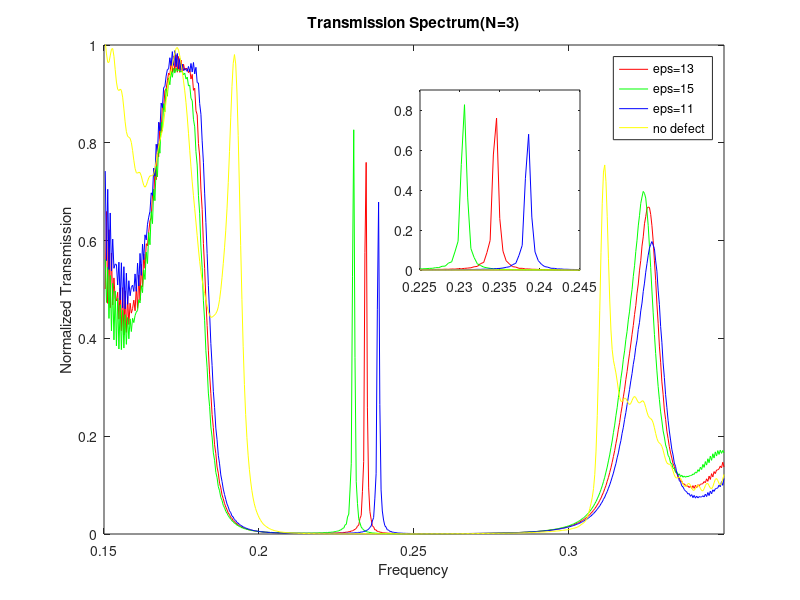
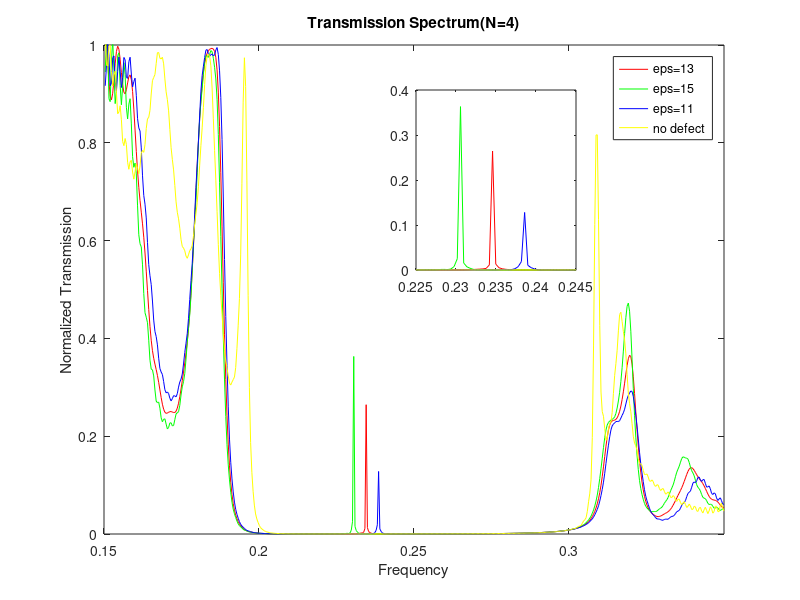
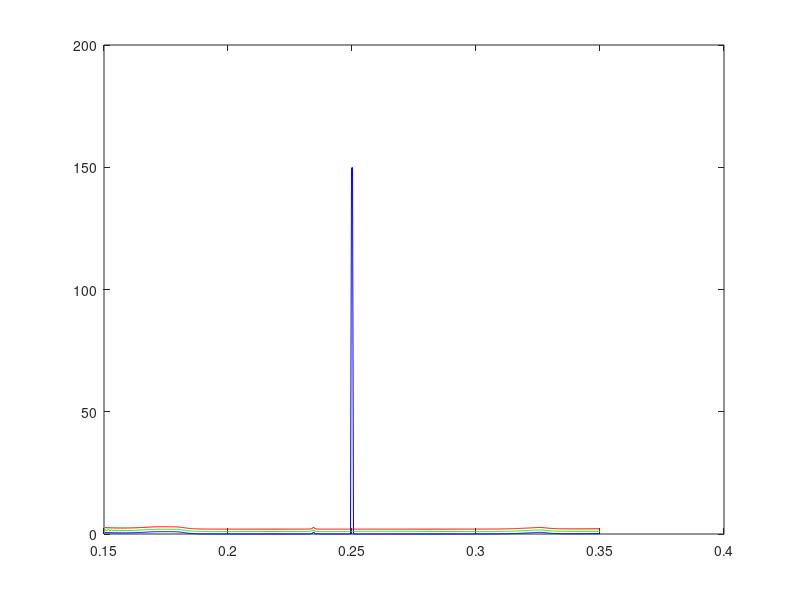

MATLAB code for these plots, in order:
%%
clear all;
close all;

%%
n0 = dlmread('flux0.dat',',',1,1); % N=0
n1 = dlmread('flux1.dat',',',1,1); % no set defect eps
n2 = dlmread('flux2.dat',',',1,1); % eps=15
n3 = dlmread('flux3.dat',',',1,1); % eps=11

p0 = n0(:,2);
p1 = n1(:,2);
p2 = n2(:,2);
p3 = n3(:,2);

f = n0(:,1);

norm1 = p1./p0;
%norm1 = smooth(norm1,30,'lowess');
norm2 = p2./p0;
norm3 = p3./p0;

n00 = dlmread('flux00.dat',',',1,1); % N = 3+3, d=1
p00 = n00(:,2);
norm00 = p00./p0;
%%

plot(f,norm1,'r',f,norm2,'g',f,norm3,'b',f,norm00,'y');
axis([0.15 0.35 0 1])
title('Transmission Spectrum(N=3)')
xlabel('Frequency')
ylabel('Normalized Transmission')
legend('eps=13','eps=15','eps=11','no defect');

axes('position', [0.525 0.55 0.2 0.3])

plot(f,norm1,'r',f,norm2,'g',f,norm3,'b',f,norm00,'y');
axis([0.225 0.245 0 0.9])
%title('Transmission Spectrum')
%xlabel('Frequency')
%ylabel('Normalized Transmission')

%%
n_4h_d1 = dlmread('flux_N4_d1.dat',',',1,1); % N = 4+4, d=1
p_4h_d1 = n_4h_d1(:,2);
norm_4h_d1 = p_4h_d1./p0;

% n0 is still n0
n11 = dlmread('flux_N4_eps13.dat',',',1,1); % no set defect eps
n22 = dlmread('flux_N4_eps15.dat',',',1,1); % eps=15
n33 = dlmread('flux_N4_eps11.dat',',',1,1); % eps=11

p11 = n11(:,2);
p22 = n22(:,2);
p33 = n33(:,2);

norm11 = p11./p0;
%norm1 = smooth(norm1,30,'lowess');
norm22 = p22./p0;
norm33 = p33./p0;
%%
figure
plot(f,norm11,'r',f,norm22,'g',f,norm33,'b',f,norm_4h_d1,'y');
axis([0.15 0.35 0 1])
title('Transmission Spectrum(N=4)')
xlabel('Frequency')
ylabel('Normalized Transmission')
legend('eps=13','eps=15','eps=11','no defect');

axes('position', [0.52 0.55 0.2 0.3])
plot(f,norm11,'r',f,norm22,'g',f,norm33,'b',f,norm_4h_d1,'y');
axis([0.225 0.245 0 0.4])
%title('Transmission Spectrum')
%xlabel('Frequency')
%ylabel('Normalized Transmission')

%%
nchi001 = dlmread('flux_chi_amp2_Ey.dat',',',1,1);
nchi01 = dlmread('flux_chi_fc026.dat',',',1,1);
nsgl = dlmread('flux_chi_singleSrc.dat',',',1,1);
pchi001 = nchi001(:,2);
pchi01 = nchi01(:,2);
psgl = nsgl(:,2);
%pp = pchi - psgl;
normchi001 = pchi001./p0;
normchi01 = pchi01./p0;
figure
plot(f,normchi001,'b',f,normchi01+1,'g',f,norm1+2,'r')
%axis([0.23 0.24 0 5])



